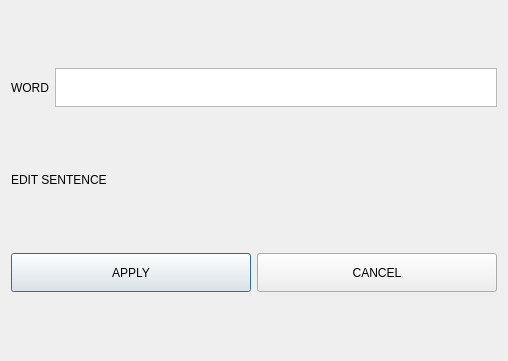
<?xml version="1.0" encoding="UTF-8"?>
<ui version="4.0">
 <class>ChangeSentenceDialog</class>
 <widget class="QDialog" name="ChangeSentenceDialog">
  <property name="geometry">
   <rect>
    <x>0</x>
    <y>0</y>
    <width>508</width>
    <height>361</height>
   </rect>
  </property>
  <property name="sizePolicy">
   <sizepolicy hsizetype="Minimum" vsizetype="Minimum">
    <horstretch>0</horstretch>
    <verstretch>0</verstretch>
   </sizepolicy>
  </property>
  <property name="windowTitle">
   <string>Dialog</string>
  </property>
  <layout class="QGridLayout" name="gridLayout">
   <item row="0" column="0">
    <layout class="QHBoxLayout" name="horizontalLayout">
     <item>
      <widget class="QLabel" name="label">
       <property name="sizePolicy">
        <sizepolicy hsizetype="Preferred" vsizetype="Minimum">
         <horstretch>0</horstretch>
         <verstretch>0</verstretch>
        </sizepolicy>
       </property>
       <property name="maximumSize">
        <size>
         <width>16777215</width>
         <height>39</height>
        </size>
       </property>
       <property name="styleSheet">
        <string notr="true">font: 75 14pt &quot;Calibri&quot;;</string>
       </property>
       <property name="text">
        <string>WORD</string>
       </property>
      </widget>
     </item>
     <item>
      <widget class="QTextEdit" name="word_name">
       <property name="sizePolicy">
        <sizepolicy hsizetype="Expanding" vsizetype="Preferred">
         <horstretch>0</horstretch>
         <verstretch>0</verstretch>
        </sizepolicy>
       </property>
       <property name="maximumSize">
        <size>
         <width>16777215</width>
         <height>39</height>
        </size>
       </property>
       <property name="styleSheet">
        <string notr="true">font: 75 14pt &quot;Calibri&quot;;</string>
       </property>
      </widget>
     </item>
    </layout>
   </item>
   <item row="1" column="0">
    <layout class="QVBoxLayout" name="verticalLayout_2">
     <item>
      <widget class="QLabel" name="label_2">
       <property name="maximumSize">
        <size>
         <width>151</width>
         <height>20</height>
        </size>
       </property>
       <property name="styleSheet">
        <string notr="true">font: 75 14pt &quot;Calibri&quot;;</string>
       </property>
       <property name="text">
        <string>EDIT SENTENCE</string>
       </property>
      </widget>
     </item>
     <item>
      <layout class="QVBoxLayout" name="all_sentence"/>
     </item>
    </layout>
   </item>
   <item row="2" column="0">
    <layout class="QHBoxLayout" name="horizontalLayout_2">
     <item>
      <widget class="QPushButton" name="apply">
       <property name="sizePolicy">
        <sizepolicy hsizetype="Minimum" vsizetype="Minimum">
         <horstretch>0</horstretch>
         <verstretch>0</verstretch>
        </sizepolicy>
       </property>
       <property name="maximumSize">
        <size>
         <width>16777215</width>
         <height>39</height>
        </size>
       </property>
       <property name="text">
        <string>APPLY</string>
       </property>
      </widget>
     </item>
     <item>
      <widget class="QPushButton" name="cancel">
       <property name="sizePolicy">
        <sizepolicy hsizetype="Minimum" vsizetype="Minimum">
         <horstretch>0</horstretch>
         <verstretch>0</verstretch>
        </sizepolicy>
       </property>
       <property name="maximumSize">
        <size>
         <width>16777215</width>
         <height>39</height>
        </size>
       </property>
       <property name="text">
        <string>CANCEL</string>
       </property>
      </widget>
     </item>
    </layout>
   </item>
  </layout>
 </widget>
 <resources/>
 <connections/>
</ui>
